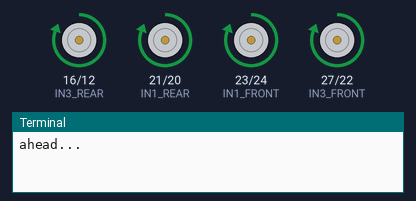
A program run on a simulated Raspberry Pi (BCM pin numbers). Parts: motor-driver pin pairs drawn as motors (green arrow = first pin HIGH = forward, orange = second pin HIGH = backward, longer = more drive), the last lines printed to the terminal. At 14.0 s the program stops and its outputs stay as they are.

Above: at 0.1 s.
At 1.6 s:
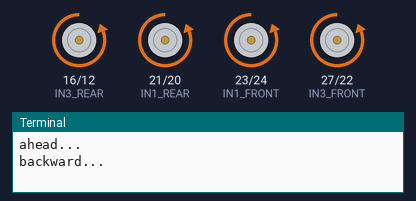
At 3.1 s:
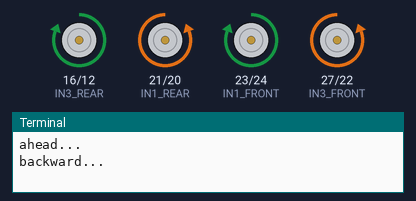
At 7.6 s:
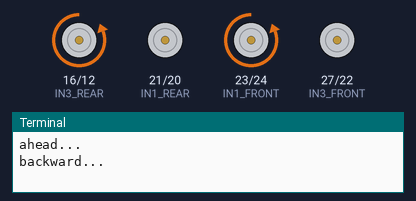
At 10.6 s:
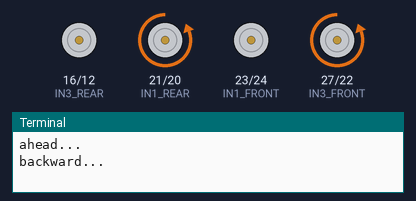
At 14.1 s:
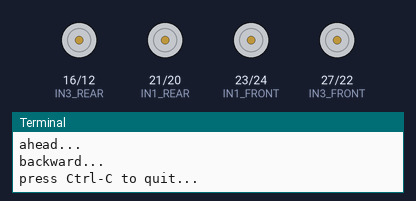
Timing chart, 0 to 15.5 s (numbered marks = the images above):
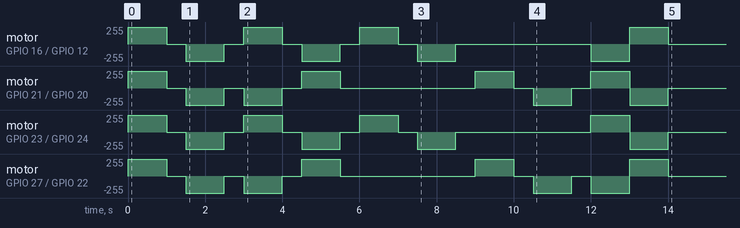

The program:

movement_ex.py
```python
import time
# Import the PCA9685 module.
from board import SCL, SDA
import busio
# Import the PCA9685 module.
from adafruit_pca9685 import PCA9685
# Create the I2C bus interface.
i2c_bus = busio.I2C(SCL, SDA)

import RPi.GPIO as GPIO
# Initialise the PCA9685 using the default address (0x40).
pwm =  PCA9685(i2c_bus)

move_speed = 0x2FFF  # half of Max pulse length out of 0xFFFF

# Set frequency to 60hz, good for servos.
pwm.frequency = 60
GPIO.setmode(GPIO.BCM) # GPIO number  in BCM mode
GPIO.setwarnings(False)
#define L298N(Model-Pi motor drive board) GPIO pins
IN1_FRONT = 23  #FRONT Right  motor(BK1 port) direction pin
IN2_FRONT = 24  #FRONT Right  motor(BK1 port) direction pin
IN3_FRONT = 27  #FRONT Left motor(BK3 port) direction pin
IN4_FRONT = 22  #FRONT Left motor(BK3 port) direction pin
ENA_FRONT = 0 	#ENA_FRONT _B area Left motor speed PCA9685 port 0
ENB_FRONT = 1	#ENB_FRONT _B area Right motor speed PCA9685 port 1

IN1_REAR = 21  #Rear Right  motor(AK1 port) direction pin
IN2_REAR = 20  #Rear Right  motor(AK1 port) direction pin
IN3_REAR = 16  #Rear Left motor(AK3 port) direction pin
IN4_REAR = 12  #Rear Left motor(AK3 port) direction pin
ENA_REAR = 2 	#ENA_REAR _A area Left motor speed PCA9685 port 2
ENB_REAR = 3	#ENB_REAR _A area Right motor speed PCA9685 port 3
# Define motor control  pins as output
GPIO.setup(IN1_FRONT, GPIO.OUT)
GPIO.setup(IN2_FRONT, GPIO.OUT)
GPIO.setup(IN3_FRONT, GPIO.OUT)
GPIO.setup(IN4_FRONT, GPIO.OUT)
GPIO.setup(IN1_REAR, GPIO.OUT)
GPIO.setup(IN2_REAR, GPIO.OUT)
GPIO.setup(IN3_REAR, GPIO.OUT)
GPIO.setup(IN4_REAR, GPIO.OUT)
def changespeed(speed):
    pwm.channels[ENA_FRONT].duty_cycle = speed
    pwm.channels[ENB_FRONT].duty_cycle = speed
    pwm.channels[ENA_REAR].duty_cycle = speed
    pwm.channels[ENB_REAR].duty_cycle = speed

def stop_car():
    GPIO.output(IN1_FRONT, GPIO.LOW)
    GPIO.output(IN2_FRONT, GPIO.LOW)
    GPIO.output(IN3_FRONT, GPIO.LOW)
    GPIO.output(IN4_FRONT, GPIO.LOW)
    GPIO.output(IN1_REAR, GPIO.LOW)
    GPIO.output(IN2_REAR, GPIO.LOW)
    GPIO.output(IN3_REAR, GPIO.LOW)
    GPIO.output(IN4_REAR, GPIO.LOW)
    changespeed(0)

def rr_ahead():
    GPIO.output(IN1_REAR,GPIO.HIGH)
    GPIO.output(IN2_REAR,GPIO.LOW)
    #pwm.channels[ENA_REAR].duty_cycle = speed

def rr_back():
    GPIO.output(IN1_REAR,GPIO.LOW)
    GPIO.output(IN2_REAR,GPIO.HIGH)
    #pwm.channels[ENA_REAR].duty_cycle = speed

def rl_ahead():
    GPIO.output(IN3_REAR,GPIO.HIGH)
    GPIO.output(IN4_REAR,GPIO.LOW)
    #pwm.channels[ENB_REAR].duty_cycle = speed

def rl_back():
    GPIO.output(IN3_REAR,GPIO.LOW)
    GPIO.output(IN4_REAR,GPIO.HIGH)
    #pwm.channels[ENB_REAR].duty_cycle = speed

def fr_ahead():
    GPIO.output(IN1_FRONT,GPIO.HIGH)
    GPIO.output(IN2_FRONT,GPIO.LOW)
    #pwm.channels[ENA_FRONT].duty_cycle = speed

def fr_back():
    GPIO.output(IN1_FRONT,GPIO.LOW)
    GPIO.output(IN2_FRONT,GPIO.HIGH)
    #pwm.channels[ENA_FRONT].duty_cycle = speed

def fl_ahead():
    GPIO.output(IN3_FRONT,GPIO.HIGH)
    GPIO.output(IN4_FRONT,GPIO.LOW)
    #pwm.channels[ENB_FRONT].duty_cycle = speed

def fl_back():
    GPIO.output(IN3_FRONT,GPIO.LOW)
    GPIO.output(IN4_FRONT,GPIO.HIGH)
    #pwm.channels[ENB_FRONT].duty_cycle = speed

def go_ahead(speed):
    rl_ahead()
    rr_ahead()
    fl_ahead()
    fr_ahead()
    changespeed(speed)

def go_back(speed):
    rr_back()
    rl_back()
    fr_back()
    fl_back()
    changespeed(speed)

#making right turn
def turn_right(speed):
    rl_ahead()
    rr_back()
    fl_ahead()
    fr_back()
    changespeed(speed)

#make left turn
def turn_left(speed):
    rr_ahead()
    rl_back()
    fr_ahead()
    fl_back()
    changespeed(speed)

# parallel left shift
def shift_left(speed):
    fr_ahead()
    rr_back()
    rl_ahead()
    fl_back()
    changespeed(speed)

# parallel right shift
def shift_right(speed):
    fr_back()
    rr_ahead()
    rl_back()
    fl_ahead()
    changespeed(speed)

def upper_right(speed):
    rr_ahead()
    fl_ahead()
    changespeed(speed)

def lower_left(speed):
    rr_back()
    fl_back()
    changespeed(speed)

def upper_left(speed):
    fr_ahead()
    rl_ahead()
    changespeed(speed)

def lower_right(speed):
    fr_back()
    rl_back()
    changespeed(speed)

print('ahead...')

go_ahead(move_speed)
time.sleep(1)
stop_car()
time.sleep(0.5)

print('backward...')
go_back(move_speed)
time.sleep(1)
stop_car()
time.sleep(0.5)

shift_left(move_speed)
time.sleep(1)
stop_car()
time.sleep(0.5)

shift_right(move_speed)
time.sleep(1)
stop_car()
time.sleep(0.5)

upper_left(move_speed)
time.sleep(1)
stop_car()
time.sleep(0.5)

lower_right(move_speed)
time.sleep(1)
stop_car()
time.sleep(0.5)

upper_right(move_speed)
time.sleep(1)
stop_car()
time.sleep(0.5)

lower_left(move_speed)
time.sleep(1)
stop_car()
time.sleep(0.5)

turn_left(move_speed)
time.sleep(1)
stop_car()

turn_right(move_speed)
time.sleep(1)
stop_car()

GPIO.cleanup()

print('press Ctrl-C to quit...')
#while True:
# Move servo on channel O between extremes.
```
